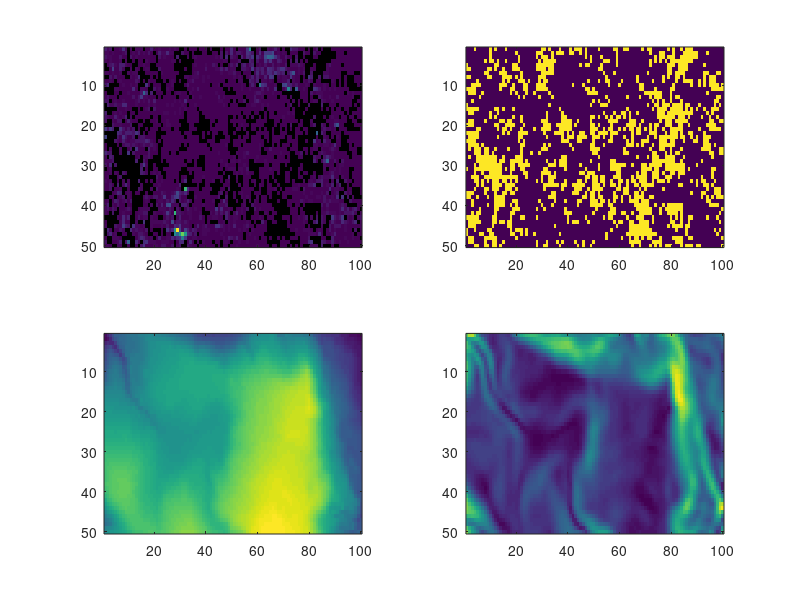

The MATLAB source for this figure: (Note: this script raises an error after producing the figure.)
%load data
load HA2_forest

subplot(221)
imagesc( bei_counts )
subplot(222)
imagesc( isnan(bei_counts) )
subplot(223)
imagesc( bei_elev )
subplot(224)
imagesc( bei_grad )

%size of the grid
sz = size(bei_counts);
%observations
Y = bei_counts(:);
%missing data
I = ~isnan(Y);

%create Q-matrix
[u1, u2] = ndgrid(1:sz(1),1:sz(2));
[C,G,G2] = matern_prec_matrices([u1(:) u2(:)]);
%mean value-vector (might not need all)
Bgrid = [ones(prod(sz),1) bei_elev(:) bei_grad(:)];
%and observation matrix for the grid
Agrid = speye(prod(sz));

%G2 is the most dense of the matrices, lets reorder
p = amd(G2);
figure
subplot(121)
spy(G2)
subplot(122)
spy(G2(p,p))

%reorder precision matrices
C = C(p,p);
G = G(p,p);
G2 = G2(p,p);
%and observation matrix
Agrid = Agrid(:,p);

%create A tilde matrix
Atilde = [Agrid Bgrid]; 
%%
%we need a global variable for x_mode to reuse
%between optimisation calls
global x_mode;
x_mode = [];

%subset Y and Atilde to observed points
par = fminsearch( @(x) GMRF_negloglike(x, Y(I), Atilde(I,:), C, G, G2, 1e-6, true), [0 0]);
%conditional mean is given by the mode  
E_xy = x_mode;
%and reconstruction (field+covariates)
E_zy = Atilde*x_mode;
imagesc( reshape(E_zy,sz) )
%%
%reuse taylor expansion to compute posterior precision
[~, ~, Q_xy] = GMRF_taylor(E_xy, Y(I),  Atilde(I,:), Qtilde);

%1000 samples from the approximate posterior
Rxy = chol(Q_xy);
x_samp = bsxfun(@plus, E_xy, Rxy\randn(size(Rxy,1),1000));